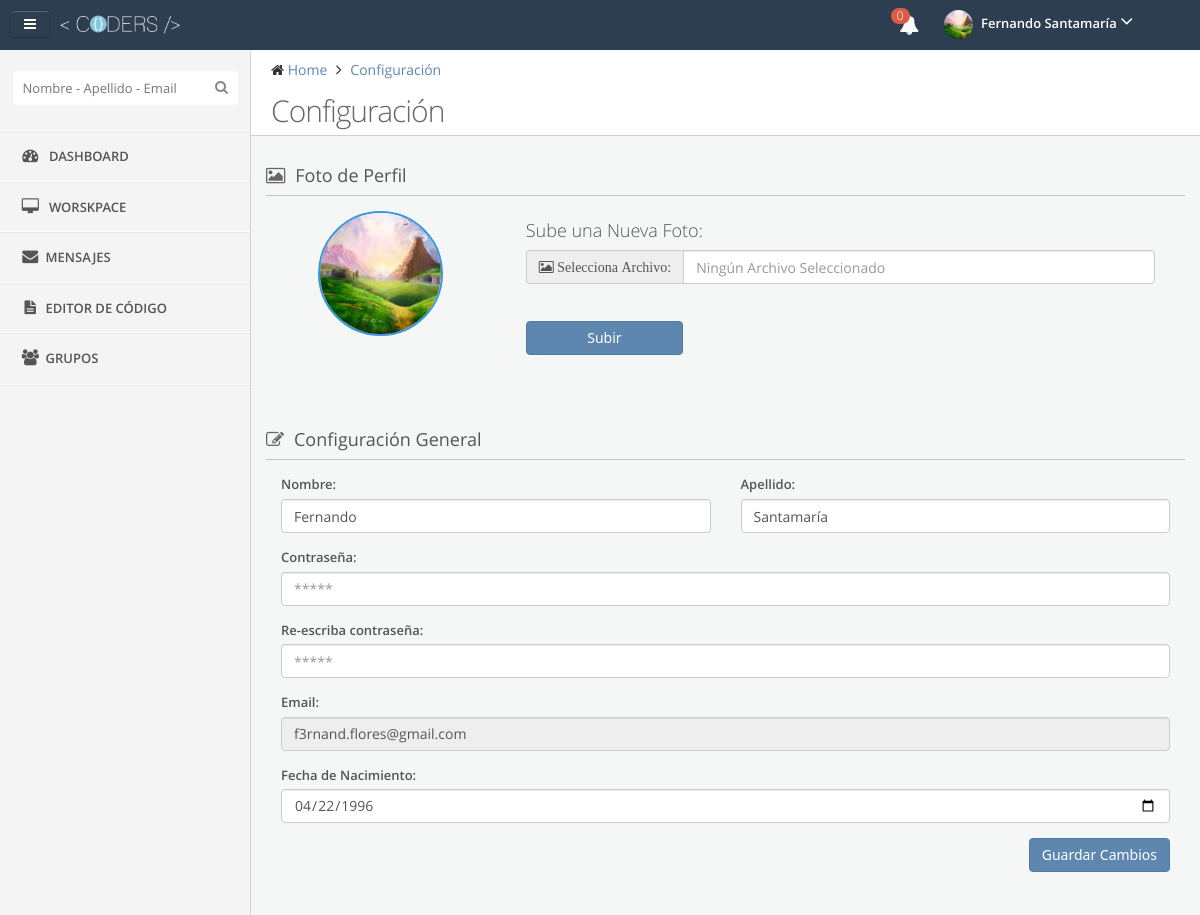
/Coders90/Coders-Es/user/index.php (signed in), run on the app's committed database.
### tables this page shows
CREATE TABLE IF NOT EXISTS `users` (
  `UserID` varchar(20) NOT NULL,
  `Name` varchar(15) NOT NULL,
  `LastName` varchar(15) NOT NULL,
  `Email` varchar(50) NOT NULL,
  `Pass` varchar(255) NOT NULL,
  `BirthDate` date NOT NULL,
  `Track` tinyint(1) NOT NULL,
  `Admin` tinyint(1) NOT NULL,
  `Block` tinyint(1) NOT NULL,
  PRIMARY KEY (`UserID`),
  UNIQUE KEY `UserID_UNIQUE` (`UserID`)
);

### Coders90/Coders-Es/SQLFunc.php (called while the page is built, shortened)
<?php
function numberNotifications(){
	include("../BDD.php");
	$query="SELECT notifications.*, users.Name, users.LastName FROM notifications INNER JOIN users ON users.UserID=notifications.User WHERE notifications.UserID='".$_SESSION['UserID']."' AND View='0' ORDER BY Date DESC, TIME DESC";
	$result=mysql_query($query,$dbconn);
	$total=mysql_num_rows($result);
	return $total;
}
?>

### Coders90/Coders-Es/user/index.php (the view, shortened to what this page needs)
<?php
	require("../SQLFunc.php");
	if(!isset($_SESSION['UserID'])){
		header('Location: ../');
	} else {
		include("../BDD.php");
		$userdata="Select * from users where UserID='".$_SESSION['UserID']."'";
		$result=mysql_query($userdata,$dbconn);
		while ($row=mysql_fetch_array($result)) {
			$fn=$row[1];
			$ln=$row[2];
			$mail=$row[3];
			$fnac=$row[5];
		}
	}
?>
﻿<!DOCTYPE html>
<html lang="es">
<head>
	<link rel="stylesheet" type="text/css" href="../css/style.css" >
	<link rel="stylesheet" type="text/css"  href="../css/themes/default.css">
	<link rel="stylesheet" type="text/css"  href="../css/responsive.css" >
	<link href="../font-awesome/css/font-awesome.min.css" rel="stylesheet">
	<link href='../css/fonts.css' rel='stylesheet' type='text/css'>
</head>
<body >
	<header class="navbar clearfix navbar-fixed-top" id="header">
		<div class="container">
			<div class="navbar-brand">
				<a href="../dashboard/">
					<img src="../img/logo/logo.png" alt="Coders Logo" class="img-responsive" height="30" width="120">
				</a>
				<div id="sidebar-collapse" class="sidebar-collapse btn">
					<i class="fa fa-bars"
						data-icon1="fa fa-bars"
						data-icon2="fa fa-bars" ></i>
				</div>
			</div>
			<ul class="nav navbar-nav pull-right">
				<li class="dropdown" id="header-notification">
					<a href="#" class="dropdown-toggle" data-toggle="dropdown">
						<i class="fa fa-bell"></i>
						<span class="badge"><?php echo numberNotifications();?></span>
					</a>
				</li>
				<li class="dropdown user" id="header-user">
					<a href="#" class="dropdown-toggle" data-toggle="dropdown">
						<img alt="" src="../img/avatars/<?php echo $_SESSION['UserID'];?>.jpg" onerror="this.src='../img/avatars/default.jpg'"/>
						<span class="username"><?php echo $_SESSION['UserName']." ".$_SESSION['UserLast'];?></span>
						<i class="fa fa-angle-down"></i>
					</a>
				</li>
			</ul>
		</div>
	</header>
	<section id="page">
				<div id="sidebar" class="sidebar sidebar-fixed">
					<div class="sidebar-menu nav-collapse">
						<div class="divide-20"></div>
						<div id="search-bar">
							<input type="text" id="searchbar" class="search" onkeyup="getData('cons.php', 'targetDiv',tag())" onkeydown="borrar('targetDiv')" autocomplete="off" placeholder="Nombre - Apellido - Email"><i class="fa fa-search search-icon"></i>
						</div>
						<ul>
							<li>
								<a href="../dashboard/">
									<i class="fa fa-tachometer fa-fw"></i> <span class="menu-text">Dashboard</span>
								</a>
							</li>
							<li>
								<a href="../workspace/">
									<i class="fa fa-desktop fa-fw"></i> <span class="menu-text">Worskpace</span>
								</a>
							</li>
							<li>
								<a href="../messages/">
									<i class="fa fa-envelope fa-fw"></i><span class="menu-text">Mensajes</span>
								</a>
							</li>
							<li>
								<a href="../editor/">
									<i class="fa fa-file-text fa-fw"></i><span class="menu-text">Editor de Código
									</span>
								</a>
							</li>
							<li>
								<a href="../groups/">
									<i class="fa fa-group fa-fw"></i><span class="menu-text">Grupos
									</span>
								</a>
							</li>
						</ul>
					</div>
				</div>
		<div id="main-content">
			<div class="container">
				<div class="row">
					<div id="content" class="col-lg-12">
						<div class="row">
							<div class="col-sm-12">
								<div class="page-header">
									<ul class="breadcrumb">
										<li>
											<i class="fa fa-home"></i>
											<a href="../dashboard/">Home</a>
										</li>
										<li>
											<a href="#">Configuración</a>
										</li>
									</ul>
									<div class="clearfix">
										<h3 class="content-title pull-left">
											Configuración
										</h3>
									</div>
								</div>
							</div>
						</div>
						<div class="row">
							<div class="col-xs-12 col-md-12">
							    <div class="box">
							    	<div class="box-title small">
										<h4><i class="fa fa-picture-o"></i>Foto de Perfil</h4>
									</div>
									<div class="box-body">
										<form name="UpPic" id="UpPic" method="post" action="UR.php" enctype="multipart/form-data">
											<div class="col-xs-12 col-md-3 center">
												<img class="img-perfil" src="../img/avatars/<?php echo $_SESSION['UserID'];?>.jpg" onerror="this.src='../img/avatars/default.jpg'" width="125" height="125">
											</div>
											<div class="col-xs-12 col-md-9">
												<div class="col-xs-12 col-md-12">
													<h4>Sube una Nueva Foto:</h4>
												</div>
												<div class="col-xs-12 col-md-12" style:"border: solid 1px black">
													<div class="input-group">
														<span class="input-group-addon"><i class="fa fa-picture-o"> Selecciona Archivo:</i></span>
														<input type="text" class="form-control" placeholder="Ningún Archivo Seleccionado" id="selector"/>
													</div>
												</div>
												<div class="col-xs-12 col-md-12 ">
													<center><input name="btnUpload" id="btnUpload" type="submit" class="btn btn-primary col-xs-12 col-md-3" value="Subir"/></center></br>
												</div>
											</div>
										</form>
									</div>
								</div>
								<div class="divide-75"></div>
								<div class="box">
							    	<div class="box-title small">
										<h4><i class="fa fa-edit"></i>Configuración General</h4>
									</div>
									<div class="box-body" style="word-wrap: break-word;">
										<form method="post" action="../user/" name="EditData">
											<div>
											<div class="col-xs-12 col-md-6 form-group">
												<label for="FirstName">Nombre:</label>
												<input type="text" class="form-control" name="FirstName" placeholder="Nombre" onkeypress="valText()" value="<?php echo $fn;?>" required/>
											</div>
											<div class="col-xs-12 col-md-6 form-group">
												<label for="LastName">Apellido:</label>
												<input type="text" class="form-control" name="LastName" placeholder="Apellido" onkeypress="valText()" value="<?php echo $ln;?>"required/>
											</div>
											<div class="col-xs-12 col-md-12 form-group">
												<label for="Pass1">Contraseña:</label>
												<input type="password" class="form-control" name="Pass1" id="Pass1" value="" placeholder="*****" />
											</div>
											<div class="col-xs-12 col-md-12 form-group">
												<label for="Pass2">Re-escriba contraseña:</label>
												<input type="password" class="form-control" name="Pass2" id="Pass2" value="" placeholder="*****" onBlur='valPass()' />
											</div>
											<div class="col-xs-12 col-md-12 form-group">
												<label for="Mail">Email:</label>
												<input type="email" class="form-control" name="Mail" id="" placeholder="mail@mail.com" value="<?php echo $mail;?>" readonly required/>
											</div>
											<div class="col-xs-12 col-md-12 form-group">
												<label for="BDate">Fecha de Nacimiento:</label>
												<input type="date" class="form-control" name="BDate" id="BDate" placeholder="01/04/1995" value="<?php echo $fnac;?>" onBlur="act()" required/>
											</div>
											<div class="col-xs-12 col-md-12 form-group">
												<input type="submit" class="btn btn-primary pull-right" name="EditData" value="Guardar Cambios">
											</div>
										</div>
										</form>
									</div>
								</div>
							</div>
						</div>
					</div>
				</div>
			</div>
		</div>
	</section>
</body>
</html>

### Coders90/Coders-Es/css/themes/default.css (style rules this page uses)
#page { background: none repeat scroll 0 0 #f4f4f4; }
.navbar { background: none repeat scroll 0 0 #2C3E50; border: none; border-radius: 0; margin: 0; }
.navbar .navbar-brand { float: left; font-size: 18px; line-height: 20px; padding: 15px; width: 250px; }
.navbar .navbar-brand img { position: absolute; max-width: 60%; height: 30px; width: 120px; top:10px; left: 60px; }
.navbar .dropdown-toggle { color: #FFFFFF; }
.navbar .dropdown-toggle i { color: #FFFFFF; font-size: 20px; }
.navbar .dropdown-toggle .badge { background-color: #dd5a43; border-radius: 100px !important; font-size: 12px !important; font-weight: 300; height: 16px; padding: 2px 6px; position: absolute; right: 24px; text-align: center; text-shadow: none !important; top: 8px; }
.navbar .dropdown-toggle .username { font-weight: 600; }
.navbar #header-notification .dropdown-toggle i, .navbar #header-message .dropdown-toggle i { color: #fafafa; text-shadow: none; }
.navbar .nav.navbar-nav.pull-right { min-width: 300px; }
.dropdown.user a.dropdown-toggle { padding: 10px 10px 11px; }
.dropdown.user img { margin-right: 5px; border-radius: 99px; height: 29px; width: 29px; }
#sidebar { background: none repeat scroll 0 0 #f4f4f4; padding: 0 !important; width: 250px; position: absolute; border-bottom: 1px solid #e7e7e7; }
.sidebar-fixed { position: fixed !important; }
#sidebar * { text-overflow: ellipsis; }
.sidebar-menu > ul { list-style: none; margin: 0; padding: 0; margin-top: 15px; border-bottom: 1px solid #FFFFFF !important; border-top: 1px solid #FFFFFF !important; }
.sidebar-menu > ul > li { display: block; margin: 0; padding: 0; border: 0px; }
.sidebar-menu > ul > li > a { display: block; position: relative; margin: 0; border: 0 none; padding: 15px 15px 15px 20px; text-decoration: none; font-size: 13px; font-weight: 600; text-transform: uppercase; }
.sidebar-menu > ul > li a i { color: #555555; font-size: 16px; margin-right: 5px; }
.sidebar-menu > ul > li > a { border-bottom: 1px solid #ffffff !important; border-top: 1px solid #e7e7e7 !important; color: #555555 !important; }
.sidebar-menu > ul > li:last-child > a { border-bottom: 1px solid transparent !important; }
.sidebar-menu > ul > li a i { color: #555555; }
.sidebar-menu #search-bar { display: block; text-align: center; }
.sidebar-menu #search-bar .search { background: none repeat scroll 0 0 #ffffff; border: 0 none; border-radius: 4px; color: #555555; padding: 8px 10px; width: 90%; margin: 0 auto 10px; padding-right: 30px !important; }
.sidebar-menu #search-bar .search-icon { display: block; font-size: 14px; line-height: 1; position: absolute; right: 22px; top: 29px; color: #888888; }
.sidebar-collapse, .switcher { padding: 10px 10px 0 0; position: absolute; top: 10px; left: 10px; border-color: rgba(0, 0, 0, 0.1) rgba(0, 0, 0, 0.1) rgba(0, 0, 0, 0.25); box-shadow: 0 1px 0 rgba(255, 255, 255, 0.2) inset, 0 1px 2px rgba(0, 0, 0, 0.05); color: #FFFFFF; padding: 6px 8px; }
.sidebar-collapse > [class*="fa-"], .switcher > [class*="fa-"] { color: #FFFFFF; cursor: pointer; display: inline-block; padding: 0 5px; position: relative; float: right; }

### data on the page
users: FirstName "Fernando", LastName "Santamaría", Mail "f3rnand.flores@gmail.com", BDate "04/22/1996"

### other printed values
numberNotifications() "0"
$_SESSION['UserName'] "Fernando"
$_SESSION['UserLast'] "Santamaría"
